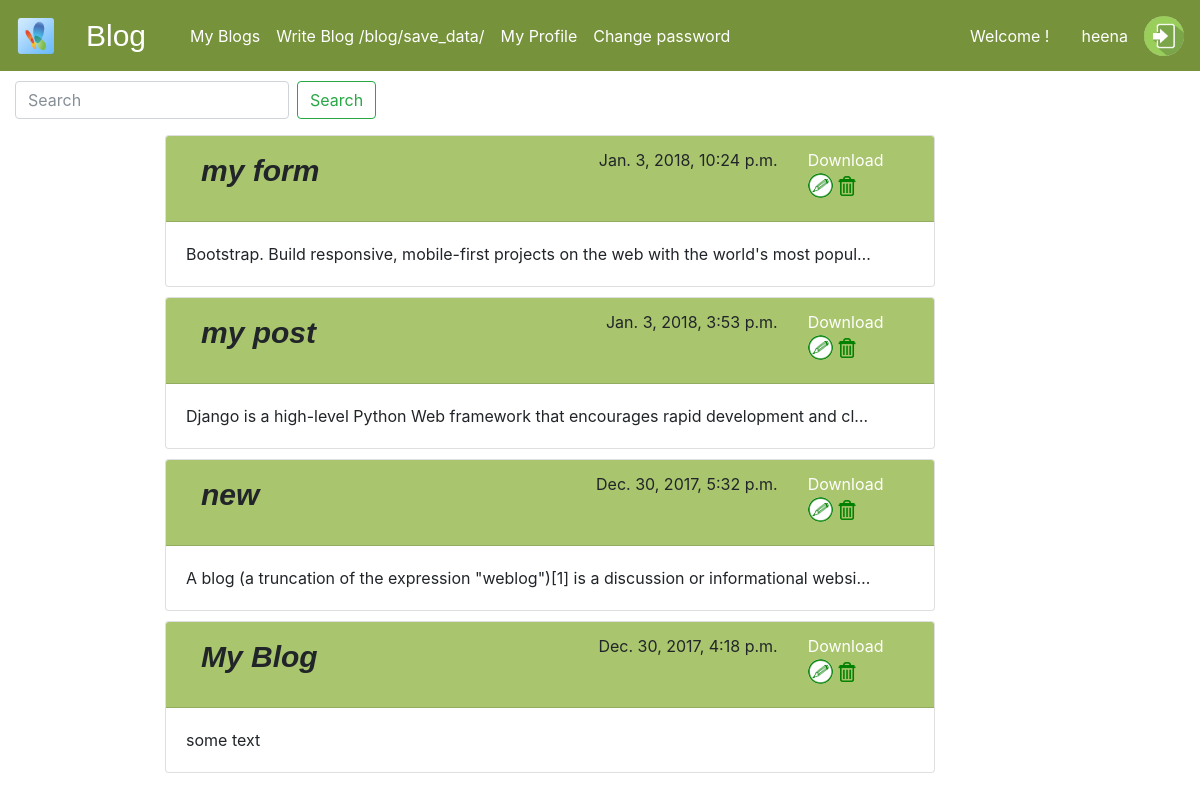
Before: /blog/ (signed in) with the older database file.
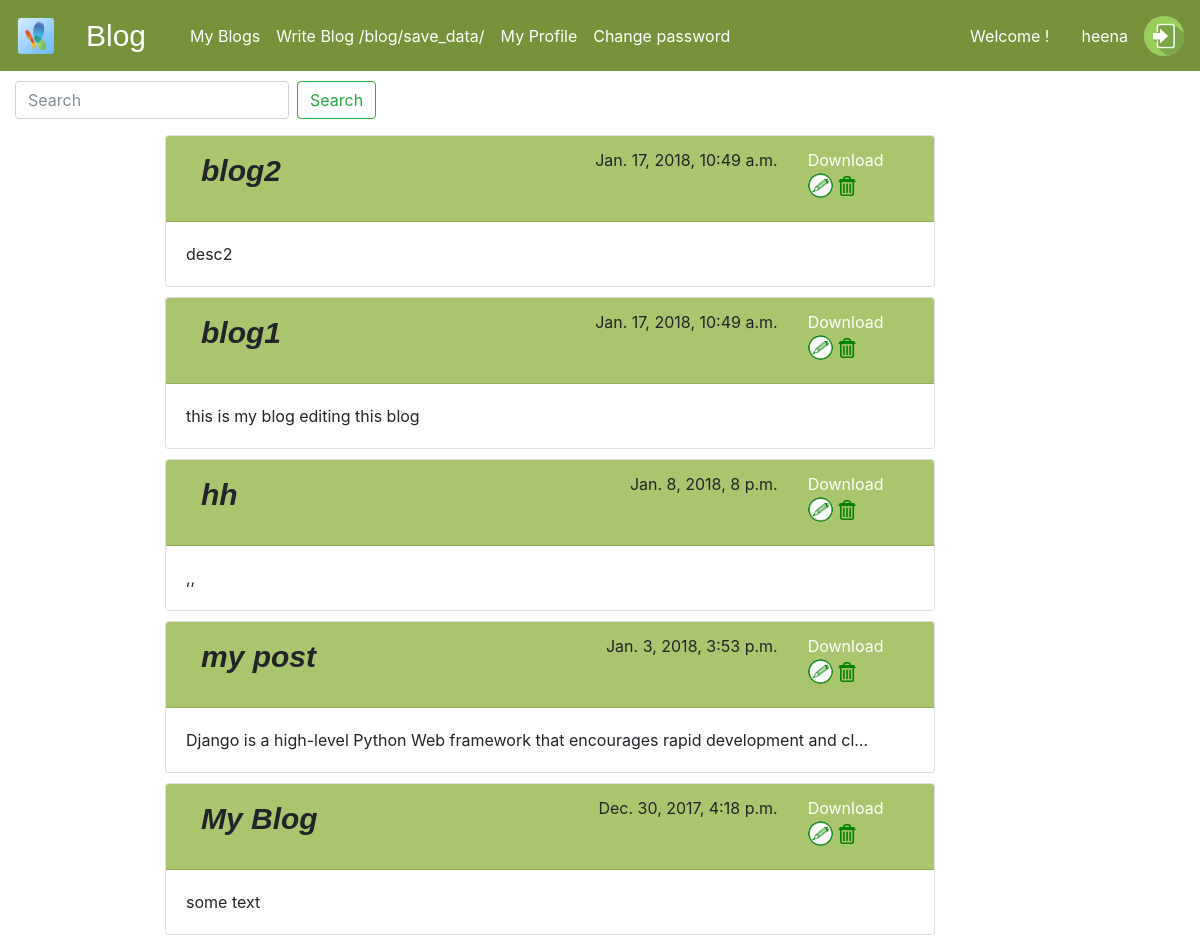
After: the same page with the newer database file.
### blog/models.py (models this page shows, shortened)
class BlogList(models.Model):
	title  = models.CharField(max_length=200)
	body = models.CharField(max_length=2000)
	pub_date = models.DateTimeField(auto_now_add=True)
	user = models.ForeignKey(User,on_delete=models.DO_NOTHING)

### blog/views.py (the view)
# urls.py: path('', views.index, name='index'),
def index(request):
    latest_blog_list = BlogList.objects.filter(user=request.user).order_by('-pub_date')
    context = {
        'latest_blog_list': latest_blog_list,
    }
    return render(request, 'blog/index.html', context)

### blog/templates/blog/index.html
{% extends 'blog/base.html' %}
{% load static %}
{% block content %}
{% if latest_blog_list %}
    <div>
 <form method="GET" action="{% url 'blog:search' %}" class="form-inline">
      <input class="form-control mr-sm-2" type="search" placeholder="Search" aria-label="Search" name="q">
     <button class="btn btn-outline-success my-2 my-sm-0" type="submit">Search</button>
    </form>
  </div>
    {% for item in latest_blog_list %}
         <div class="container card" style="margin-left: 150px;">
         	<div class="row card-header" style="background-color: #A9C56D;">
         		<div class="col">
         			<p class="title">{{ item.title }}</p>
         		</div>
         		<div class="col-md-auto">
         			<p>{{item.pub_date}}</p>
         		</div>
            	<div class="col col-lg-2">
                <a href="{% url 'blog:download_excel_data' %}">Download</a>
              		<a href="{% url 'blog:edit_blog' item.id %}"><img class="img-edit" src="{% static 'images/pen3.png' %}" alt="img" ></a>
              		<a href="{% url 'blog:delete_blog' item.id %}"><img class="img-del" src="{% static 'images/delete.png' %}" alt="img" ></a>
            	</div>
            </div>
            <div class="row card-body" id="">
              	<p class="card-text" style="white-space: nowrap;width:43em; overflow: hidden;text-overflow: ellipsis;"> {{item.body}} </p>
            </div>
		 </div>
		 <div style="height: 10px;"></div>
    {% endfor %}
  {% else %}
    <p>No blogs are available.</p>
 {% endif %}
 {% endblock %}

Changed rows visible on the page:
no longer on this page (row edited): BlogList: title "my form", pub_date "Jan. 3, 2018, 10:24 p.m.", body "Bootstrap. Build responsive, mobile-first projects on the web with the world's most popul…"
removed BlogList: title "new", pub_date "Dec. 30, 2017, 5:32 p.m.", body "A blog (a truncation of the expression \"weblog\")[1] is a discussion or informational websi…"
added BlogList: title "blog2", pub_date "Jan. 17, 2018, 10:49 a.m.", body "desc2"
added BlogList: title "blog1", pub_date "Jan. 17, 2018, 10:49 a.m.", body "this is my blog editing this blog"
added BlogList: title "hh", pub_date "Jan. 8, 2018, 8 p.m.", body ",,"
